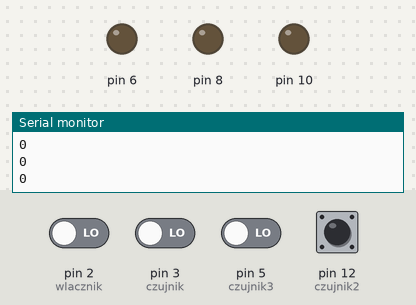
Bench run of a sketch on a simulated Arduino Uno, built with avr-gcc and run on an emulated ATmega328P. On the bench: output pins drawn as LEDs (lit = HIGH), the last lines printed to the serial monitor. The inputs (shaded band) are chosen by the test bench; at power-on: pin 12 (czujnik2) HIGH, pin 2 (wlacznik), pin 3 (czujnik), pin 5 (czujnik3) LOW.

Above: at 1.2 s.
1.3 s: pin 2 (wlacznik) driven HIGH
At 2.7 s:
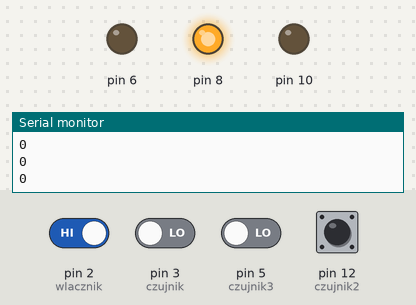
3.0 s: pin 2 (wlacznik) driven LOW
At 4.1 s:
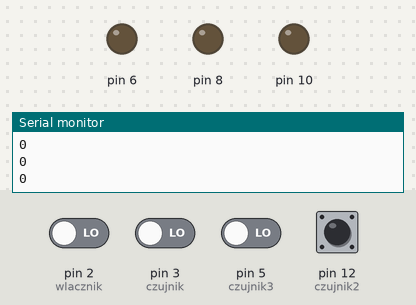
Timing chart, 0 to 6.0 s (numbered marks = the images above; inputs shaded):
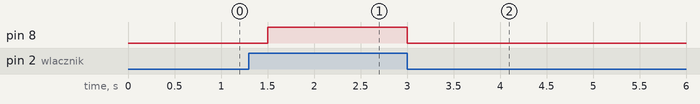

The sketch:

system_swiala.ino
```cpp
int czujnik =3; //CZUJNIK RUCHU
int czujnik2 =12; //CZUJNIK NATEZENIE SWIATŁA
int czujnik3 =5; //CZUJNIK WILGOCI
int wlacznik=2; //WŁACZNIK SYSTEMU SWIATEŁ
int wlacznik2=9; //WŁACZNIK SYSTEMU WYCIERACZEK
int val = 0;
void setup() {

pinMode(10, OUTPUT);
pinMode(6, OUTPUT);
pinMode(3, INPUT);
pinMode(12, INPUT);
pinMode(5, INPUT);
pinMode(8, OUTPUT);
pinMode(wlacznik, INPUT);
pinMode(wlacznik2, INPUT);
Serial.begin(9600);
}
void loop() {

/////////////////////////////PPRZEŁACZANIE ŚWIATEŁ Z DŁUGICH NA KROTKIE

digitalRead(czujnik);
val=digitalRead(czujnik); //do wyświetlania czujnika na szeregowym wyswietlaczu

Serial.println(val);

if ((digitalRead(czujnik)==1 || digitalRead(czujnik2)==0) && (digitalRead(wlacznik2) == HIGH) )
{
digitalWrite(6, HIGH);
delay(4000); // zwłoka w przypadku gdy czujniki przestaną wykrywac ruchu czy światło
}

else {

digitalWrite(6, LOW);

}

/////////////////////////// WŁĄCZANIE WYCIERACZEK
if (digitalRead(wlacznik) == HIGH && digitalRead(czujnik3) == 0)
  {
   digitalWrite(8, HIGH);
  }

else {

   digitalWrite(8, LOW);
  }

delay(300);
}
```

Measured:
- after the input at 1.3 s, pin 8: LOW → HIGH after 0.20 s
- after the input at 3.0 s, pin 8: HIGH → LOW at once
